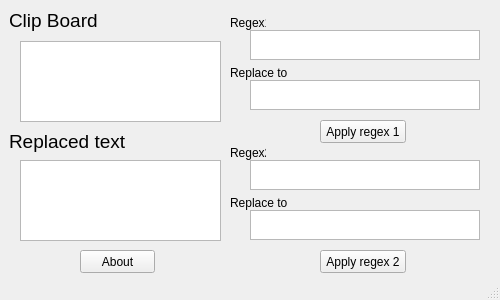
<?xml version="1.0" encoding="UTF-8"?>
<ui version="4.0">
 <class>MainWindow</class>
 <widget class="QMainWindow" name="MainWindow">
  <property name="enabled">
   <bool>true</bool>
  </property>
  <property name="geometry">
   <rect>
    <x>0</x>
    <y>0</y>
    <width>500</width>
    <height>300</height>
   </rect>
  </property>
  <property name="minimumSize">
   <size>
    <width>500</width>
    <height>300</height>
   </size>
  </property>
  <property name="maximumSize">
   <size>
    <width>500</width>
    <height>300</height>
   </size>
  </property>
  <property name="windowTitle">
   <string>ClipBoardFromater</string>
  </property>
  <widget class="QWidget" name="centralwidget">
   <widget class="QTextEdit" name="cbtext">
    <property name="geometry">
     <rect>
      <x>20</x>
      <y>41</y>
      <width>201</width>
      <height>81</height>
     </rect>
    </property>
    <property name="font">
     <font>
      <family>Arial</family>
      <pointsize>10</pointsize>
     </font>
    </property>
   </widget>
   <widget class="QLabel" name="label">
    <property name="geometry">
     <rect>
      <x>9</x>
      <y>9</y>
      <width>89</width>
      <height>22</height>
     </rect>
    </property>
    <property name="font">
     <font>
      <family>Arial</family>
      <pointsize>14</pointsize>
     </font>
    </property>
    <property name="text">
     <string>Clip Board</string>
    </property>
   </widget>
   <widget class="QTextEdit" name="regex1">
    <property name="geometry">
     <rect>
      <x>250</x>
      <y>30</y>
      <width>230</width>
      <height>30</height>
     </rect>
    </property>
    <property name="html">
     <string>&lt;!DOCTYPE HTML PUBLIC &quot;-//W3C//DTD HTML 4.0//EN&quot; &quot;http://www.w3.org/TR/REC-html40/strict.dtd&quot;&gt;
&lt;html&gt;&lt;head&gt;&lt;meta name=&quot;qrichtext&quot; content=&quot;1&quot; /&gt;&lt;style type=&quot;text/css&quot;&gt;
p, li { white-space: pre-wrap; }
&lt;/style&gt;&lt;/head&gt;&lt;body style=&quot; font-family:'SimSun'; font-size:9pt; font-weight:400; font-style:normal;&quot;&gt;
&lt;p style=&quot;-qt-paragraph-type:empty; margin-top:0px; margin-bottom:0px; margin-left:0px; margin-right:0px; -qt-block-indent:0; text-indent:0px;&quot;&gt;&lt;br /&gt;&lt;/p&gt;&lt;/body&gt;&lt;/html&gt;</string>
    </property>
   </widget>
   <widget class="QLabel" name="label_2">
    <property name="geometry">
     <rect>
      <x>230</x>
      <y>15</y>
      <width>36</width>
      <height>16</height>
     </rect>
    </property>
    <property name="text">
     <string>Regex1</string>
    </property>
   </widget>
   <widget class="QPushButton" name="apply1_button">
    <property name="geometry">
     <rect>
      <x>320</x>
      <y>120</y>
      <width>86</width>
      <height>23</height>
     </rect>
    </property>
    <property name="text">
     <string>Apply regex 1</string>
    </property>
   </widget>
   <widget class="QTextEdit" name="replace1">
    <property name="geometry">
     <rect>
      <x>250</x>
      <y>80</y>
      <width>230</width>
      <height>30</height>
     </rect>
    </property>
    <property name="html">
     <string>&lt;!DOCTYPE HTML PUBLIC &quot;-//W3C//DTD HTML 4.0//EN&quot; &quot;http://www.w3.org/TR/REC-html40/strict.dtd&quot;&gt;
&lt;html&gt;&lt;head&gt;&lt;meta name=&quot;qrichtext&quot; content=&quot;1&quot; /&gt;&lt;style type=&quot;text/css&quot;&gt;
p, li { white-space: pre-wrap; }
&lt;/style&gt;&lt;/head&gt;&lt;body style=&quot; font-family:'SimSun'; font-size:9pt; font-weight:400; font-style:normal;&quot;&gt;
&lt;p style=&quot;-qt-paragraph-type:empty; margin-top:0px; margin-bottom:0px; margin-left:0px; margin-right:0px; -qt-block-indent:0; text-indent:0px;&quot;&gt;&lt;br /&gt;&lt;/p&gt;&lt;/body&gt;&lt;/html&gt;</string>
    </property>
   </widget>
   <widget class="QLabel" name="label_4">
    <property name="geometry">
     <rect>
      <x>230</x>
      <y>65</y>
      <width>60</width>
      <height>16</height>
     </rect>
    </property>
    <property name="text">
     <string>Replace to</string>
    </property>
   </widget>
   <widget class="QTextEdit" name="replace2">
    <property name="geometry">
     <rect>
      <x>250</x>
      <y>210</y>
      <width>230</width>
      <height>30</height>
     </rect>
    </property>
    <property name="html">
     <string>&lt;!DOCTYPE HTML PUBLIC &quot;-//W3C//DTD HTML 4.0//EN&quot; &quot;http://www.w3.org/TR/REC-html40/strict.dtd&quot;&gt;
&lt;html&gt;&lt;head&gt;&lt;meta name=&quot;qrichtext&quot; content=&quot;1&quot; /&gt;&lt;style type=&quot;text/css&quot;&gt;
p, li { white-space: pre-wrap; }
&lt;/style&gt;&lt;/head&gt;&lt;body style=&quot; font-family:'SimSun'; font-size:9pt; font-weight:400; font-style:normal;&quot;&gt;
&lt;p style=&quot;-qt-paragraph-type:empty; margin-top:0px; margin-bottom:0px; margin-left:0px; margin-right:0px; -qt-block-indent:0; text-indent:0px;&quot;&gt;&lt;br /&gt;&lt;/p&gt;&lt;/body&gt;&lt;/html&gt;</string>
    </property>
   </widget>
   <widget class="QPushButton" name="apply2_button">
    <property name="geometry">
     <rect>
      <x>320</x>
      <y>250</y>
      <width>86</width>
      <height>23</height>
     </rect>
    </property>
    <property name="text">
     <string>Apply regex 2</string>
    </property>
   </widget>
   <widget class="QTextEdit" name="regex2">
    <property name="geometry">
     <rect>
      <x>250</x>
      <y>160</y>
      <width>230</width>
      <height>30</height>
     </rect>
    </property>
    <property name="html">
     <string>&lt;!DOCTYPE HTML PUBLIC &quot;-//W3C//DTD HTML 4.0//EN&quot; &quot;http://www.w3.org/TR/REC-html40/strict.dtd&quot;&gt;
&lt;html&gt;&lt;head&gt;&lt;meta name=&quot;qrichtext&quot; content=&quot;1&quot; /&gt;&lt;style type=&quot;text/css&quot;&gt;
p, li { white-space: pre-wrap; }
&lt;/style&gt;&lt;/head&gt;&lt;body style=&quot; font-family:'SimSun'; font-size:9pt; font-weight:400; font-style:normal;&quot;&gt;
&lt;p style=&quot;-qt-paragraph-type:empty; margin-top:0px; margin-bottom:0px; margin-left:0px; margin-right:0px; -qt-block-indent:0; text-indent:0px;&quot;&gt;&lt;br /&gt;&lt;/p&gt;&lt;/body&gt;&lt;/html&gt;</string>
    </property>
   </widget>
   <widget class="QLabel" name="label_6">
    <property name="geometry">
     <rect>
      <x>230</x>
      <y>195</y>
      <width>60</width>
      <height>16</height>
     </rect>
    </property>
    <property name="text">
     <string>Replace to</string>
    </property>
   </widget>
   <widget class="QLabel" name="label_7">
    <property name="geometry">
     <rect>
      <x>230</x>
      <y>145</y>
      <width>36</width>
      <height>16</height>
     </rect>
    </property>
    <property name="text">
     <string>Regex2</string>
    </property>
   </widget>
   <widget class="QPushButton" name="pushButton">
    <property name="geometry">
     <rect>
      <x>80</x>
      <y>250</y>
      <width>75</width>
      <height>23</height>
     </rect>
    </property>
    <property name="text">
     <string>About</string>
    </property>
   </widget>
   <widget class="QLabel" name="label_3">
    <property name="geometry">
     <rect>
      <x>9</x>
      <y>130</y>
      <width>151</width>
      <height>22</height>
     </rect>
    </property>
    <property name="font">
     <font>
      <family>Arial</family>
      <pointsize>14</pointsize>
     </font>
    </property>
    <property name="text">
     <string>Replaced text</string>
    </property>
   </widget>
   <widget class="QTextEdit" name="replaced_text">
    <property name="geometry">
     <rect>
      <x>20</x>
      <y>160</y>
      <width>201</width>
      <height>81</height>
     </rect>
    </property>
    <property name="font">
     <font>
      <family>Arial</family>
      <pointsize>10</pointsize>
     </font>
    </property>
   </widget>
  </widget>
  <widget class="QMenuBar" name="menubar">
   <property name="geometry">
    <rect>
     <x>0</x>
     <y>0</y>
     <width>500</width>
     <height>23</height>
    </rect>
   </property>
  </widget>
  <widget class="QStatusBar" name="statusbar"/>
 </widget>
 <resources/>
 <connections/>
</ui>
